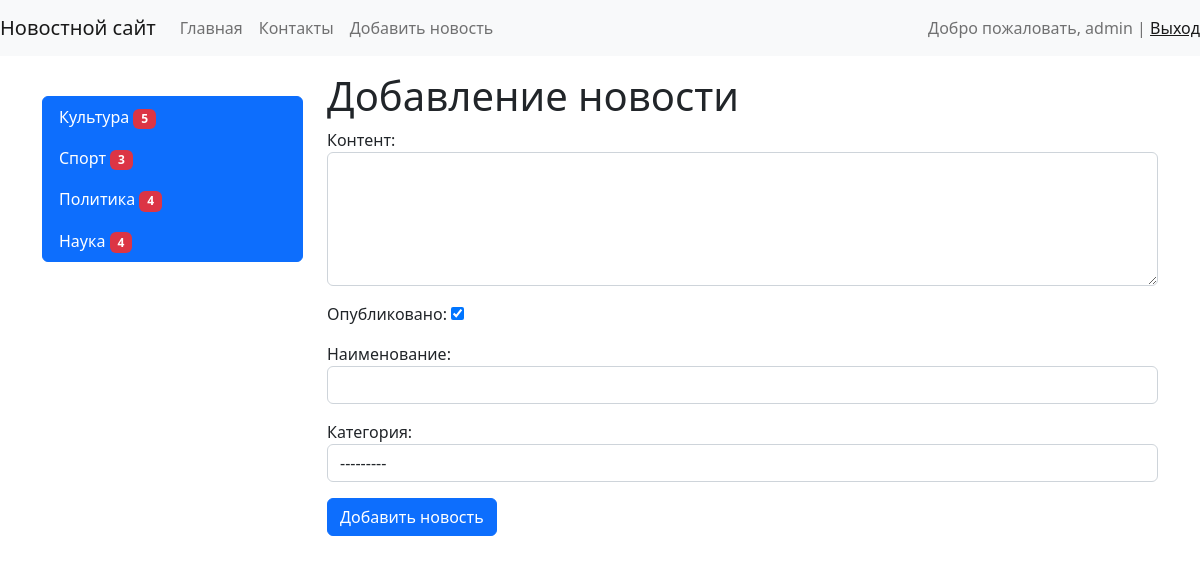
The page /news/add_news/ (signed in) on the database its author committed.
### news/models.py (models this page shows)
class Category(models.Model):
    title = models.CharField(max_length=150, db_index=True, verbose_name='Наименование категории')
    def get_absolute_url(self):
        return reverse('category', kwargs={'category_id': self.pk})
    def __str__(self):
        return self.title #если этого строкового представления нет то нельзя вывести текст в браузер. будет объект
    class Meta:
        verbose_name = 'Категория'
        verbose_name_plural = 'Категории'
        ordering = ['title'] #сортировка

### news/views.py (the view)
# urls.py: path('news/add_news/', CreateNews.as_view(), name='add_news'),
class CreateNews(LoginRequiredMixin, CreateView):
    form_class = NewsForm
    template_name = 'news/add_news.html'
    login_url = '/admin/' #перенаправляет на форму регистрации если незареганный пользователь пытается зайти на страницу ему недоступную по прямой ссылке можно вместо этого просто не давать доступ к странице

### news/forms.py (shortened to what this page needs)
class NewsForm(forms.ModelForm):
    class Meta:
        model = News
        fields = {'title', 'content',  'category', 'is_published'}
        widgets = {
            'title': forms.TextInput(attrs={'class': 'form-control'}),
            'content': forms.Textarea(attrs={'class': 'form-control', 'rows': 5}),
            'category': forms.Select(attrs={'class': 'form-control'}),
        }

### news/templatetags/news_tags.py (called while the page is built)
@register.simple_tag(name='get_list_categories')
def get_categories():
    return Category.objects.all()

@register.inclusion_tag('news/list_categories.html')
def show_categories():  #можно передать агрументы этой функции
    categories = Category.objects.annotate(cnt=Count('news')).filter(cnt__gt=0)
    return {'categories': categories}

### news/templates/news/add_news.html (shortened to what this page needs)
{% extends 'base.html' %}
{% block sidebar %}
{% include 'inc/_sidebar.html' %}
{% endblock %}{% block content %}
<h1>Добавление новости</h1>
<form action="{% url 'add_news' %} " method="post">
    {{ form.as_p }}
<button type="submit" class="btn btn-primary btn-block">Добавить новость</button>
</form>
{% endblock %}

### templates/inc/_nav.html (shortened to what this page needs)
<nav class="navbar navbar-expand-lg navbar-light bg-light">
    <a class="navbar-brand" href="{% url 'home' %}">Новостной сайт</a>
    <div class="collapse navbar-collapse" id="navbarSupportedContent">
        <ul class="navbar-nav mr-auto">
            <li class="nav-item"><a class="nav-link" href="{% url 'home' %}">Главная</a></li>
            <li class="nav-item"><a class="nav-link" href="{% url 'contacts' %}">Контакты</a></li>
            {% if request.user.is_authenticated %}
            <li class="nav-item"><a class="nav-link" href="{% url 'add_news' %}">Добавить новость</a></li>
            {% endif %}
        </ul>
    </div>
    <span class="navbar-text">
        {% if request.user.is_authenticated %}
        Добро пожаловать, {{ user.username }} | <a href="{% url 'logout' %}">Выход</a>
        {% else %}
        <a href="{% url 'login' %}">Войти</a> |
        <br>
        <a href="{% url 'register' %}">Регистрация</a>
            </span>
        {% endif %}
</nav>

### news/templates/news/list_categories.html
 <div class="list-group">
     {% for item in categories %}
     <a href="{{ item.get_absolute_url }}" class="list-group-item list-group-item-action active" aria-current="true">{{ item.title }}
     <span class="badge text-bg-secondary bg-danger">{{ item.cnt }}</span>
     </a>
     {% endfor %}
 </div>

### rows shown on the page
Category: title "Культура", cnt "5"
Category: title "Спорт", cnt "3"
Category: title "Политика", cnt "4"
Category: title "Наука", cnt "4"

### other values the page prints
{{ user.username }} "admin"
